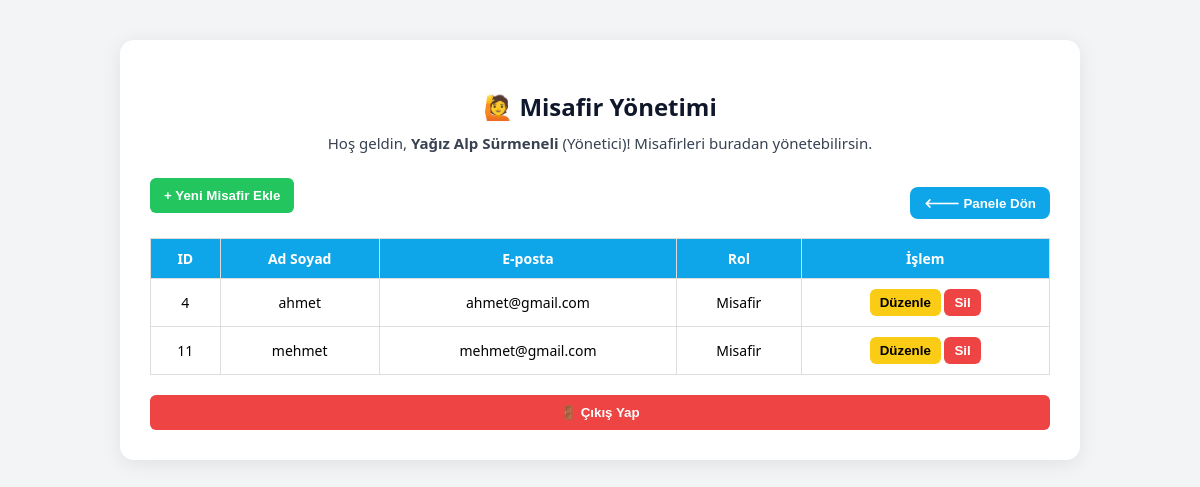
/users_admin.php (signed in), run on the app's committed database.
### tables this page shows
CREATE TABLE `users` (
  `id` int(11) NOT NULL,
  `name` varchar(100) NOT NULL,
  `email` varchar(100) NOT NULL,
  `password` varchar(255) NOT NULL,
  `role` enum('admin','manager','user') DEFAULT 'user',
  `created_at` timestamp NOT NULL DEFAULT current_timestamp()
);

### users_admin.php (the view, shortened to what this page needs)
<?php
$user = $_SESSION["user"];
$role = $user["role"];
function roleLabel($r) {
    if ($r === "admin") return "Yönetici";
    return "Misafir";
}
$db = new Database();
$conn = $db->conn;
$result = $conn->query("SELECT id, name, email, role FROM users WHERE role='user' ORDER BY id ASC");
?>
<!DOCTYPE html>
<html lang="tr">
<head>
</head>
<body>
<div class="container">
  <h2>🙋 Misafir Yönetimi</h2>
  <div class="welcome">
    Hoş geldin, <strong><?= htmlspecialchars($user["name"]) ?></strong>
    (<?= roleLabel($role) ?>)!
    <?php if ($role === "admin"): ?>
      Misafirleri buradan yönetebilirsin.
    <?php else: ?>
      Misafirleri buradan görüntüleyebilirsin.
    <?php endif; ?>
  </div>
  <div class="actions-top">
    <?php if ($role === "admin"): ?>
      <button class="add" onclick="document.getElementById('addUser').showModal()">+ Yeni Misafir Ekle</button>
    <?php else: ?>
      <div class="note">Not: Çalışanlar misafirler üzerinde düzenleme yapamazlar.</div>
    <?php endif; ?>
    <button class="backbtn" onclick="window.location='dashboard.php'">🡐 Panele Dön</button>
  </div>
  <table>
    <tr>
      <th>ID</th>
      <th>Ad Soyad</th>
      <th>E-posta</th>
      <th>Rol</th>
      <?php if ($role === "admin"): ?>
        <th>İşlem</th>
      <?php endif; ?>
    </tr>
    <?php while ($row = $result->fetch_assoc()): ?>
    <tr>
      <td><?= $row["id"] ?></td>
      <td><?= htmlspecialchars($row["name"]) ?></td>
      <td><?= htmlspecialchars($row["email"]) ?></td>
      <td>Misafir</td>
      <?php if ($role === "admin"): ?>
      <td>
        <button class="edit" onclick="editUser(<?= $row['id'] ?>, '<?= htmlspecialchars($row['name']) ?>', '<?= htmlspecialchars($row['email']) ?>')">Düzenle</button>
        <button class="delete" onclick="if(confirm('Silmek istediğine emin misin?')) window.location='?delete=<?= $row['id'] ?>'">Sil</button>
      </td>
      <?php endif; ?>
    </tr>
    <?php endwhile; ?>
  </table>
  <button class="logout" onclick="window.location='logout.php'">🚪 Çıkış Yap</button>
</div>
</body>
</html>

### users_admin.php (style rules this page uses)
body { font-family: 'Segoe UI', sans-serif; background: #f3f4f6; margin: 0; padding: 40px; }
.container { background: white; border-radius: 14px; box-shadow: 0 4px 20px rgba(0,0,0,0.08); padding: 30px; max-width: 900px; margin: auto; }
h2 { color: #0f172a; margin-bottom: 10px; text-align: center; }
.welcome { text-align: center; color: #374151; font-size: 15px; margin-bottom: 25px; }
table { width: 100%; border-collapse: collapse; }
th, td { border: 1px solid #ddd; padding: 10px; text-align: center; font-size: 14px; }
th { background: #0ea5e9; color: white; }
button { border: none; padding: 6px 10px; border-radius: 6px; font-weight: 600; cursor: pointer; }
.edit { background: #facc15; color: black; }
.delete { background: #ef4444; color: white; }
.add { background: #22c55e; color: white; padding: 10px 14px; border-radius: 6px; margin-bottom: 15px; cursor: pointer; }
.actions-top { display:flex; justify-content: space-between; align-items:center; gap:10px; flex-wrap: wrap; margin-bottom: 10px; }
.backbtn { background:#0ea5e9; color:white; padding:8px 14px; border:none; border-radius:8px; cursor:pointer; }
.logout { margin-top: 20px; background: #ef4444; color: white; padding: 10px 16px; border-radius: 6px; border: none; cursor: pointer; font-weight: 600; width: 100%; }

### data on the page
users: id "4", name "ahmet", email "ahmet@gmail.com"
users: id "11", name "mehmet", email "mehmet@gmail.com"

### other printed values
$user["name"] "Yağız Alp Sürmeneli"
roleLabel($role) "Yönetici"
